Frame 1 (no input): blank canvas, image omitted
Frame 60 (no input): blank canvas, image omitted
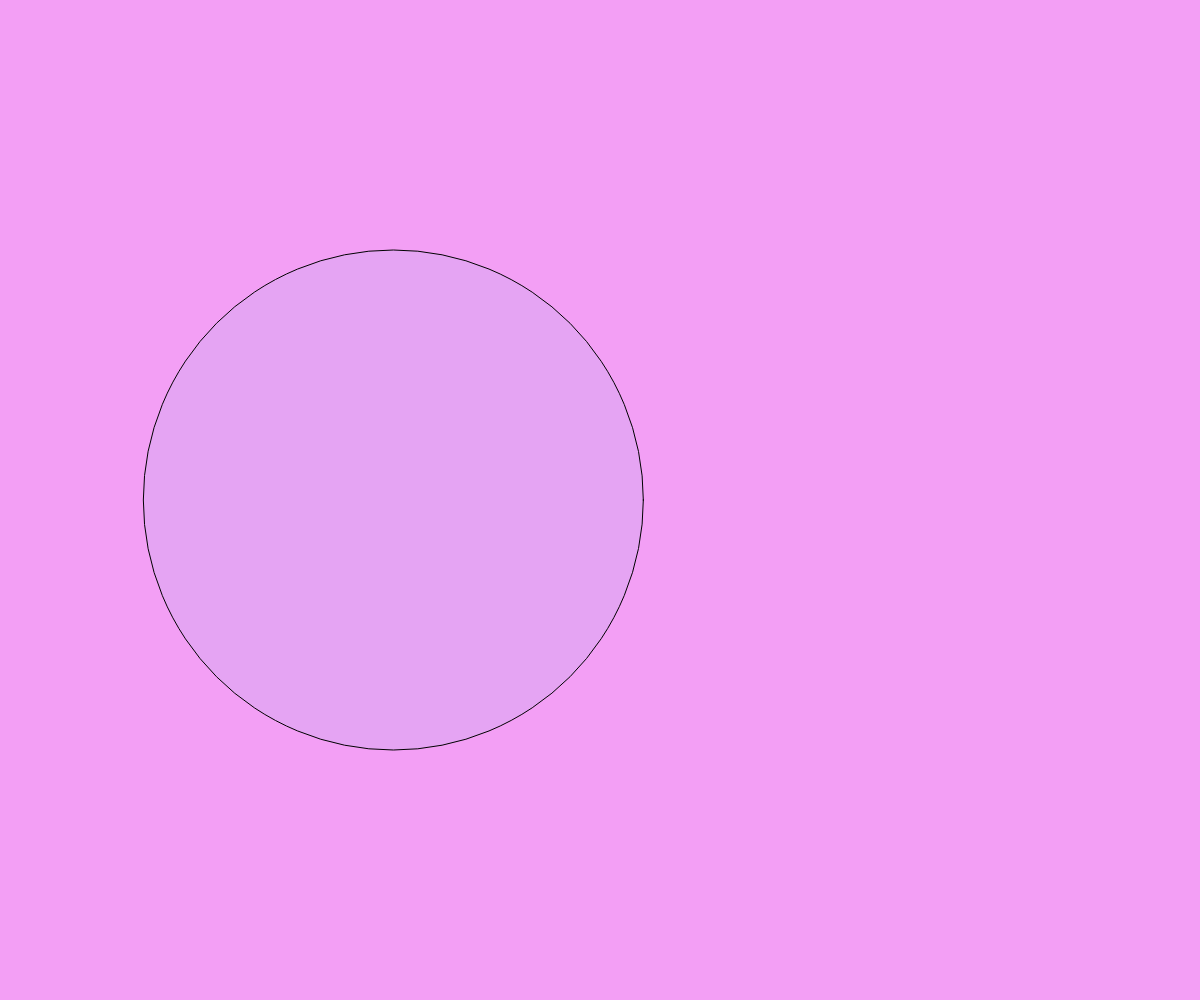
Frame 120 (the mouse pressed at the canvas centre since frame 60)

The p5.js sketch whose frames 1 and 60 were blank and that drew this single picture after the mouse press (run headless with seeded random() and noise() and a simulated clock; from frame 60 on, the mouse is pressed at the canvas centre):

// p5.js sketch
// ── sketch.js
/*
Date 11-11-202

In this tutorial, you will learn how to define your own variable
*/

const canvas_X = window.innerWidth;
const canvas_Y = window.innerHeight;

const circle_Y = canvas_Y / 2;



function setup() {
  createCanvas(canvas_X,canvas_Y);
}

let circle_X = 0;

function draw()
{
  
  background("#f39ff5");

  
  ellipseMode(CENTER);
  fill(64, 209, 219,mouseX/30);
  ellipse(circle_X, circle_Y, mouseY);
  circle_X += mouseX/90;


}

function mousePressed()
{
  circle_X = 0;
}
